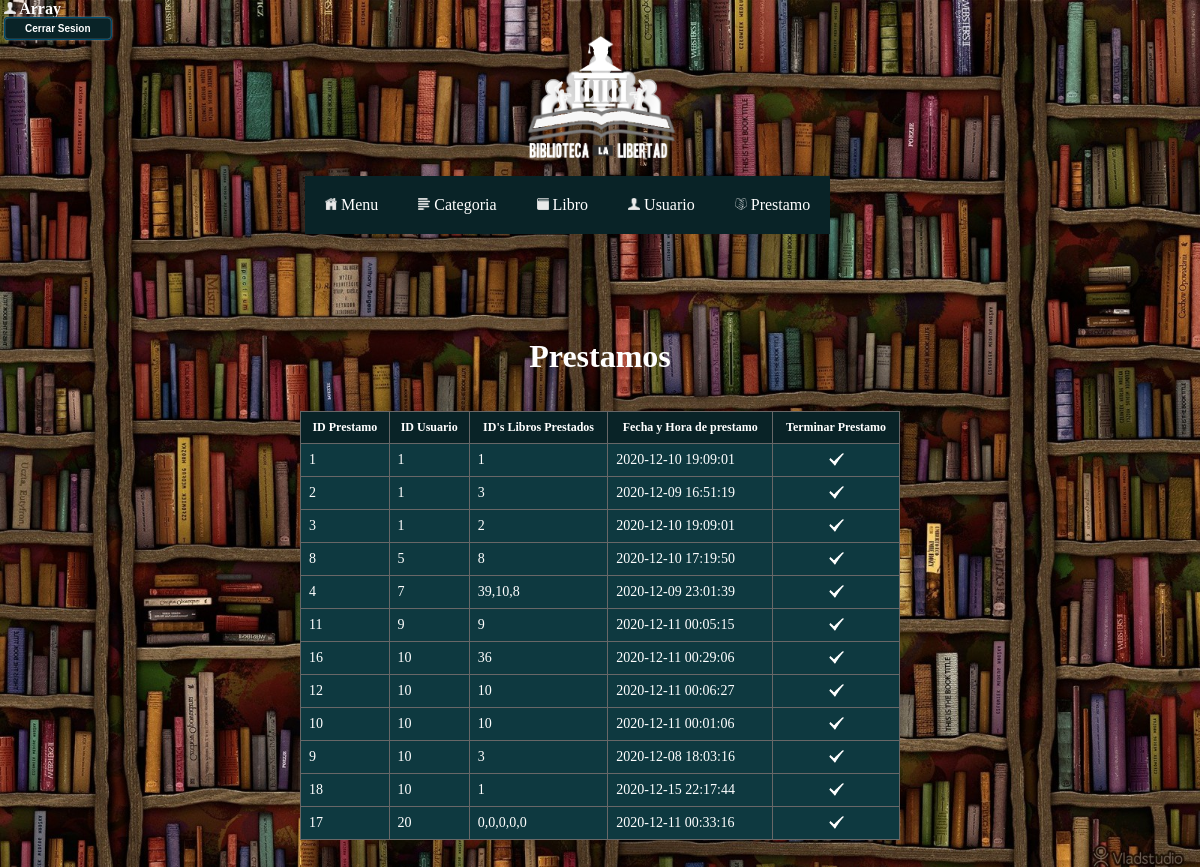
The page /Biblioteca/public_html/ConsultaGeneralPrestamo.php (signed in) on the database its author committed.
### tables this page shows
CREATE TABLE `pr` (
  `idPrestamo` int(11) NOT NULL,
  `idUsuario` int(11) NOT NULL,
  `idLibrosPrestados` varchar(100) NOT NULL,
  `HoraPrestamo` datetime NOT NULL,
  `HoraEntregaPrestamo` datetime DEFAULT NULL,
  `EstadoPrestamo` tinyint(1) NOT NULL
);

### Biblioteca/public_html/ConsultaGeneralPrestamo.php (the view, shortened to what this page needs)
<?php
include('Menu.php');
?>
<html>
<head>
</head>
<body>
<center>
       <br>
    <br>
    <br>
    <br>
    <br>
    <br>
    <br>
    <br>
    <br>
	<h1><font color="#fff">Prestamos</font></h1>
	 <br>
    <br>
		<table border="1" class="tftable">
			<tr>
				<th>ID Prestamo</th>
				<th>ID Usuario</th>
				<th>ID's Libros Prestados</th>
				<th>Fecha y Hora de prestamo</th>
				<th>Terminar Prestamo</th>
			</tr>
            <?php
            include('Conexion/Conn.php');
			$SQL="SELECT * FROM `Pr` WHERE `EstadoPrestamo` = 1 ORDER BY `Pr`.`idUsuario` ASC";
			$ResCategoria=$Conexion->query($SQL);
			while($Fila=$ResCategoria->fetch_array()){
				echo"<tr>
				<td>".$Fila['idPrestamo']."</td>
				<td>".$Fila['idUsuario']."</td>
				<td>".$Fila['idLibrosPrestados']."</td>
				<td>".$Fila['HoraPrestamo']."</td>
				<td align='center'><a href='TerminarPrestamo.php?clave=".$Fila['idPrestamo']."'><img src='Icono/Palomita.png' width = 15></a></td>
			</tr>";
			}
            ?>
		</table>
		<br>
		<br>
	</center>
</body>
</html>

### Biblioteca/public_html/Menu.php (style rules this page uses)
* { margin:0px; padding:0px; }
body { font-family: verdana; background-image: url(fondo.jpg); background-repeat: no-repeat; background-size: 100%; background-attachment: fixed; }
html, body { margin: 0; padding: 0; height: 100%; }
.tftable { font-size:14px;color:#fff;width:600px;border-width: 1px;border-color: #686767;border-collapse: collapse; }
.tftable th { font-size:12px;background-color:#092327;border-width: 1px;padding: 8px;border-style: solid;border-color: #686767;text-align:center; }
.tftable tr { background-color:#0e3940; }
.tftable td { font-size:14px;border-width: 1px;padding: 8px;border-style: solid;border-color: #686767; }
img { transition: all 0.5s ease; }

### rows shown on the page
pr: idPrestamo "1", idUsuario "1", idLibrosPrestados "1", HoraPrestamo "2020-12-10 19:09:01"
pr: idPrestamo "2", idUsuario "1", idLibrosPrestados "3", HoraPrestamo "2020-12-09 16:51:19"
pr: idPrestamo "3", idUsuario "1", idLibrosPrestados "2", HoraPrestamo "2020-12-10 19:09:01"
pr: idPrestamo "8", idUsuario "5", idLibrosPrestados "8", HoraPrestamo "2020-12-10 17:19:50"
pr: idPrestamo "4", idUsuario "7", idLibrosPrestados "39,10,8", HoraPrestamo "2020-12-09 23:01:39"
pr: idPrestamo "11", idUsuario "9", idLibrosPrestados "9", HoraPrestamo "2020-12-11 00:05:15"
pr: idPrestamo "16", idUsuario "10", idLibrosPrestados "36", HoraPrestamo "2020-12-11 00:29:06"
pr: idPrestamo "12", idUsuario "10", idLibrosPrestados "10", HoraPrestamo "2020-12-11 00:06:27"
pr: idPrestamo "10", idUsuario "10", idLibrosPrestados "10", HoraPrestamo "2020-12-11 00:01:06"
pr: idPrestamo "9", idUsuario "10", idLibrosPrestados "3", HoraPrestamo "2020-12-08 18:03:16"
pr: idPrestamo "18", idUsuario "10", idLibrosPrestados "1", HoraPrestamo "2020-12-15 22:17:44"
pr: idPrestamo "17", idUsuario "20", idLibrosPrestados "0,0,0,0,0", HoraPrestamo "2020-12-11 00:33:16"

### other values the page prints
$_SESSION['Usuario'] "Array"
